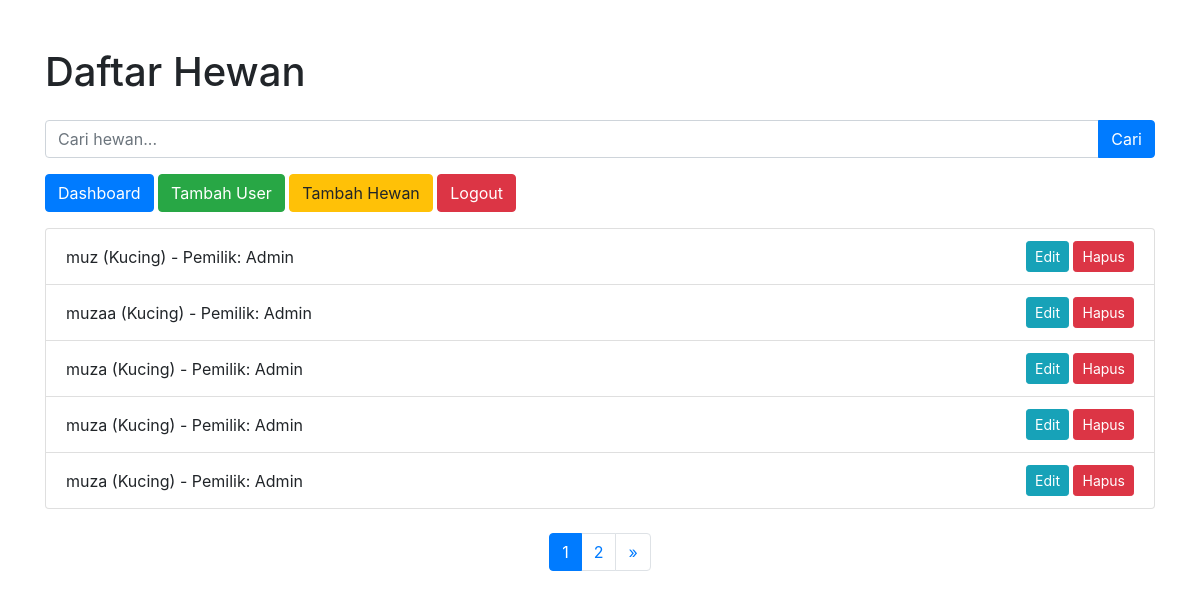
Screenshot of / (signed in) with the database file from the repository.
### App/models.py (models this page shows, shortened)
class Animal(db.Model):
    hewan_id = db.Column(db.Integer, primary_key=True)
    nama = db.Column(db.String(100), nullable=False)
    jenis = db.Column(db.String(50), nullable=False)
    umur = db.Column(db.Integer, nullable=False)
    pemilik_id = db.Column(db.Integer, db.ForeignKey('user.user_id'), nullable=False)
    tanggal_masuk = db.Column(db.DateTime, default=db.func.current_timestamp())

class User(db.Model, UserMixin):
    user_id = db.Column(db.Integer, primary_key=True)
    username = db.Column(db.String(50), unique=True, nullable=False)
    password = db.Column(db.String(255), nullable=False)
    email = db.Column(db.String(100), unique=True, nullable=False)
    created_at = db.Column(db.DateTime, default=db.func.current_timestamp())
    animals = db.relationship('Animal', backref='owner', lazy=True)

### App/app.py (the view)
@app.route('/')
@login_required
def index():
    page = request.args.get('page', 1, type=int)  # Ambil nomor halaman dari query string
    per_page = 5  # Jumlah hewan per halaman
    search_query = request.args.get('search', '')  # Ambil query pencarian dari query string
    if search_query:
        animals = Animal.query.filter(
            (Animal.nama.ilike(f'%{search_query}%')) |
            (Animal.jenis.ilike(f'%{search_query}%'))
        ).paginate(page=page, per_page=per_page, error_out=False)
    else:
        animals = Animal.query.paginate(page=page, per_page=per_page, error_out=False)
    return render_template('index.html', animals=animals, search_query=search_query)

### App/app.py (called while the page is built)
@login_manager.user_loader
def load_user(user_id):
    return User.query.get(int(user_id))

### App/templates/index.html (shortened to what this page needs)
<!DOCTYPE html>
<html lang="en">
  <head>
    <link
      rel="stylesheet"
      href="https://stackpath.bootstrapcdn.com/bootstrap/4.5.2/css/bootstrap.min.css"
    />
  </head>
  <body>
    <div class="container mt-5">
      <h1 class="mb-4">Daftar Hewan</h1>
      <form method="GET" class="mb-3">
        <div class="input-group">
          <input
            type="text"
            name="search"
            class="form-control"
            placeholder="Cari hewan..."
            value="{{ search_query }}"
          />
          <div class="input-group-append">
            <button class="btn btn-primary" type="submit">Cari</button>
          </div>
        </div>
      </form>
      <div class="mb-3">
        <a href="{{ url_for('dashboard') }}" class="btn btn-primary"
          >Dashboard</a
        >
        <a href="{{ url_for('add_user') }}" class="btn btn-success"
          >Tambah User</a
        >
        <a href="{{ url_for('add_animal') }}" class="btn btn-warning"
          >Tambah Hewan</a
        >
        <a href="{{ url_for('logout') }}" class="btn btn-danger">Logout</a>
      </div>
      <ul class="list-group">
        {% for animal in animals.items %}
        <li
          class="list-group-item d-flex justify-content-between align-items-center"
        >
          {{ animal.nama }} ({{ animal.jenis }}) - Pemilik: {{
          animal.owner.username }}
          <div>
            <a
              href="{{ url_for('edit_animal', animal_id=animal.hewan_id) }}"
              class="btn btn-info btn-sm"
              >Edit</a
            >
            <form
              action="{{ url_for('delete_animal', animal_id=animal.hewan_id) }}"
              method="POST"
              style="display: inline"
            >
              <button
                type="submit"
                class="btn btn-danger btn-sm"
                onclick="return confirm('Are you sure you want to delete this animal?');"
              >
                Hapus
              </button>
            </form>
          </div>
        </li>
        {% endfor %}
      </ul>
      <nav aria-label="Page navigation">
        <ul class="pagination justify-content-center mt-4">
           {% for page_num in range(1, animals.pages + 1) %}
          <li
            class="page-item {% if page_num == animals.page %}active{% endif %}"
          >
            <a
              class="page-link"
              href="{{ url_for('index', page=page_num, search=search_query) }}"
              >{{ page_num }}</a
            >
          </li>
          {% endfor %} {% if animals.has_next %}
          <li class="page-item">
            <a
              class="page-link"
              href="{{ url_for('index', page=animals.next_num, search=search_query) }}"
              aria-label="Next"
            >
              <span aria-hidden="true">&raquo;</span>
            </a>
          </li>
          {% endif %}
        </ul>
      </nav>
    </div>
  </body>
</html>

### rows the page displays
Animal: nama "muz", jenis "Kucing", owner.username "Admin"
Animal: nama "muzaa", jenis "Kucing", owner.username "Admin"
Animal: nama "muza", jenis "Kucing", owner.username "Admin"
Animal: nama "muza", jenis "Kucing", owner.username "Admin"
Animal: nama "muza", jenis "Kucing", owner.username "Admin"

### other values shown
{{ page_num }} "1" "2"
